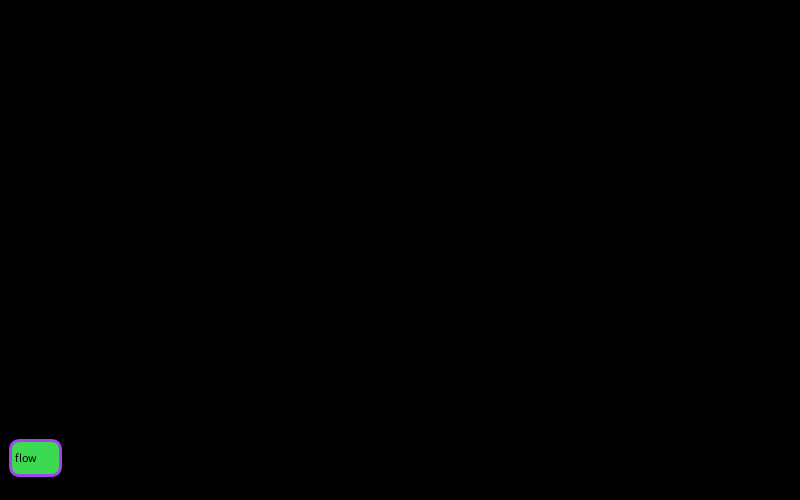
Frame 1 (no input)
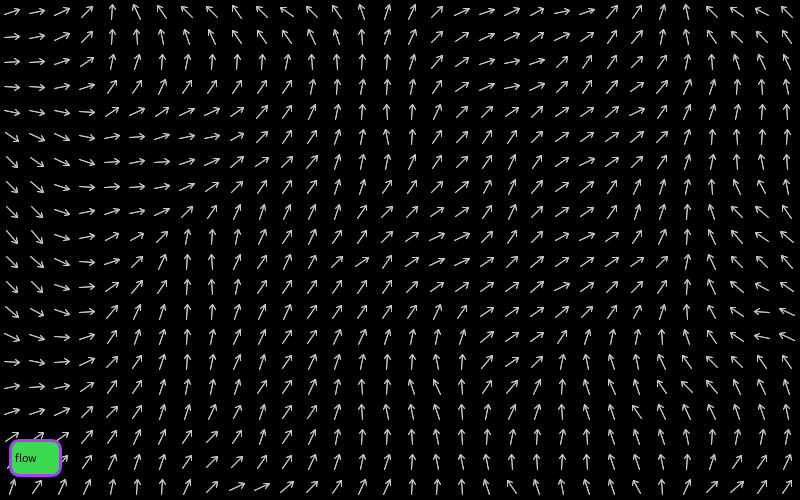
Frame 60 (the mouse pressed at the canvas centre just before this capture)
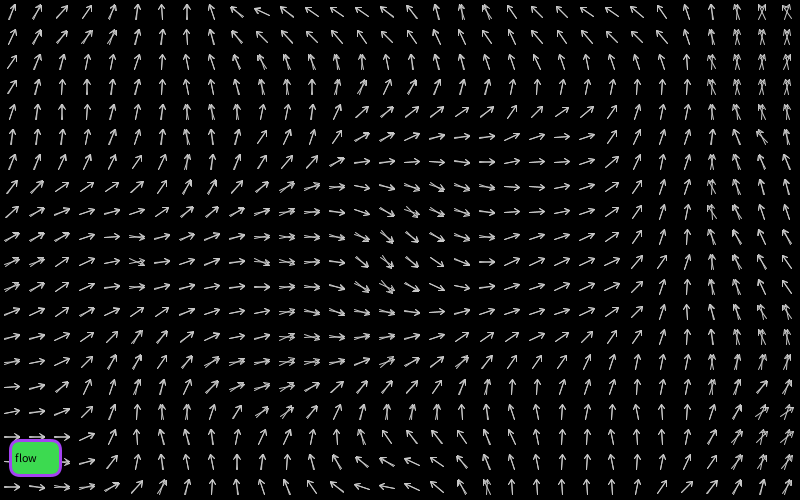
Frame 120 (the mouse held since frame 60 and released just before this capture)

The Processing sketch that drew these frames (run headless with seeded random() and noise(); from frame 60 on, the mouse is pressed at the canvas centre):

// Processing sketch: flow_arrows
// ── flow_arrows.pde
class FlowField
{
  int cellSize;
  int cols, rows, bookmark;
  PVector [][] field;
  color lineColor;
  float fieldBias;
  float zoff = 0;
  PGraphics workingBuffer;
  PGraphics visibleBuffer;
  
  FlowField( int csize )
  {
    cellSize = csize;
    lineColor = color(200);
    fieldBias = random( 1, 360 );
    cols = width / cellSize;
    rows = height / cellSize;
    bookmark = 0;
    field = new PVector [ cols ] [ rows ];
    workingBuffer = createGraphics(width, height);
    visibleBuffer = createGraphics(width, height);
    visibleBuffer.beginDraw();
    visibleBuffer.background( 0, 0, 0, 0 );
    visibleBuffer.endDraw();
    workingBuffer.beginDraw();
    workingBuffer.background( 0, 0, 0, 0 );
    workingBuffer.endDraw();
    reCompute();
  }
  
  void reCompute()
  {
    float xoff = 0;
    for ( int c = 0; c < cols; c++ )
    {
      float yoff = 0;
      for ( int r = 0; r < rows; r++ )
      { 
        float angle = map( noise( xoff, yoff, zoff ), 0, 1, 0, TWO_PI );
        angle += radians( fieldBias );
        field [ c ][ r ] = new PVector( cos( angle ), sin( angle ) );
        yoff += 0.1;
      }
      xoff += 0.1;
    }
    zoff += 0.1;
    fieldBias += random( -15, 15 );
  }
  
    void randomReCompute()
  {
    for ( int c = 0; c < cols; c++ )
    {
      for ( int r = 0; r < rows; r++ )
      { 
        float angle = radians( random( 0, 360 ) );
        field [ c ][ r ] = new PVector( cos( angle ), sin( angle ) );
      }
    }
  }
  
  
  void update()
  {
    if ( frameCount % 10 == 0 && controls.buttons[(int)controls.buttonsIndex.get("flow")].state)
    { reCompute(); }
    else if ( frameCount % 10 == 0 )
   { randomReCompute(); } 
  }
  
  void draw()
  {
    if ( frameCount % 10 == 0 ) { image( visibleBuffer, 0, 0 ); }
    int stoppingPoint = bookmark + cols / 8;
    if ( stoppingPoint > cols ) { stoppingPoint = cols; }
    
    workingBuffer.beginDraw();
    workingBuffer.stroke( lineColor );
    workingBuffer.strokeWeight( 1 );
    PVector loc = new PVector( bookmark * cellSize + cellSize / 2, cellSize / 2 );
    for ( int c = bookmark; c < stoppingPoint; c++ )
    {
      loc.y = cellSize / 2;
      for ( int r=0; r < rows; r++ )
      {        
        workingBuffer.pushMatrix();
        workingBuffer.translate(loc.x, loc.y);
        workingBuffer.rotate(field[c][r].heading());
       
        workingBuffer.line( -8, 0, 8, 0 );
        workingBuffer.line( 3, -3, 8, 0 );
        workingBuffer.line( 3, 3, 8, 0 );
       
        workingBuffer.popMatrix();
        loc.y += cellSize;
      }
      loc.x += cellSize;
    }
    workingBuffer.endDraw();
    bookmark = stoppingPoint;
    
    if (stoppingPoint == cols)
    {
      PGraphics temp = visibleBuffer;
      visibleBuffer = workingBuffer;
      workingBuffer = temp;
      workingBuffer.beginDraw();
      workingBuffer.background( 0, 0, 0, 0 );
      workingBuffer.endDraw();
      bookmark = 0;
    }
    image(visibleBuffer, 0, 0);
  }
  
}

// ── controls.pde
void mouseClicked( MouseEvent e )
{
  //if ( javascript != null ) { return; }
  for (Button b : controls.buttons)
  {
    if ( b.contains(e.getX(), e.getY()) )
    { handleClick(b.label); } 
  }
}


class ControlPanel
{
  Button[] buttons;
  HashMap<String,Integer> buttonsIndex;
  PGraphics pg;
  boolean stale;
  
  ControlPanel()
  {
    buttons = new Button[1];
    buttonsIndex = new HashMap<String,Integer>();
    buttons[0] = new Button( new PVector( 10 , height - 60 ), 50, 35, "flow", true );
    buttonsIndex.put( "flow", 0 );
    
    // fill buffer
    pg = createGraphics( width, height );
    stale = true;
  }
 
 void fillBuffer()
 {
   pg.beginDraw();
   pg.background( 0, 0, 0, 0 );
   for ( Button b : buttons )
   {
     b.draw( pg );
   }
   pg.endDraw();
   stale = false;
 }
 
 void update()
 { 
   if ( stale ) { fillBuffer(); }
 }
 
 void draw()
 { image( pg, 0, 0 ); }
  
}


// Defines Button class
class Button
{
  float bwidth, bheight;
  PVector pos;
  color cstroke, cfill;
  String label;
  boolean state;
  
  Button ( PVector p, float w, float h, String l, boolean s)
  {
    bwidth = w;
    bheight = h;
    pos = p;
    label = l;
    state = s;
    cstroke = theme.randomColor( 0, 255 );
    cfill = theme.randomColor( 0, 255 );
  }
  
  boolean contains( int x, int y )
  { return pos.x < x && x < pos.x + bwidth && pos.y < y && y < pos.y + bheight; }
  
  void draw( PGraphics pg ) 
  {
    pg.strokeWeight( 3 );
    pg.stroke( cstroke );
    pg.fill( cfill );
    pg.rect( pos.x, pos.y, bwidth, bheight, 10 );
    pg.textSize( 12 );
    pg.fill( 0,0,0 );
    pg.text( label, pos.x + 5, pos.y + bheight/2 + 4 );
  }
  
  void swapColor()
  {
    color f = cfill;
    cfill = cstroke;
    cstroke = f;
  }
}


// Javascript Helper (must be top-level functions)
void handleClick(String s)
{
  Button b = controls.buttons[(int)controls.buttonsIndex.get(s)];
  b.state = !b.state;
  b.swapColor();
  
  controls.stale = true;
}

// ── main.pde
// PROGRAM GLOBALS //

ControlPanel controls;
FlowField perlinFlow;
Theme theme;


// MAIN SETUP AND DRAW //

void setup()
{
  size( 800, 500 );
  smooth();
  frameRate( 30 );
  
  theme = new Theme(); // 'import' color library
  controls = new ControlPanel(); // make native buttons
  perlinFlow = new FlowField( 25 ); // make vector field
}


void draw()
{
  background( 0 );

  perlinFlow.update();
  perlinFlow.draw();
  
  controls.update();
  controls.draw();
  
  //println( frameRate ); // benchmark
}

// ── theme.pde
class Theme
{  
  Theme()
  {
  }
  
  color backgroundColor( color t1, color t2 )
  {
    color t = lerpColor( t1, t2, 0.5 );
    return color( 255 - red( t ), 255 - green( t ), 255 - blue( t ), 255 );
  }
  
  color randomColor( int lo, int hi ) 
  {
    return color( random( lo, hi ), random( lo, hi ), random( lo, hi ) );
  }
  
  color lerpPerlinColor( float n, color t1, color t2 ) // first variant of perlin color
  {
    float amt = noise( red( t1 ), n );
    return lerpColor( t1, t2, amt );
  }
  
  color perlinColor( int n, color t, int offset ) // second variant of perlin color 
  {
    float r0 = red( t );
    float g0 = green( t );
    float b0 = blue( t );
    float rval = noise( r0, n );
    int r1 = int( map( rval, 0, 1, -offset, offset ) );
    float gval = noise( g0, n );
    int g1 = int( map( gval, 0, 1, -offset, offset ) );
    float bval = noise( b0, n );
    int b1 = int( map( bval, 0, 1, -offset, offset ) );
    color c = color( r0 + r1, g0 + g1, b0 + b1, 255 );
    return c;
  }
}
